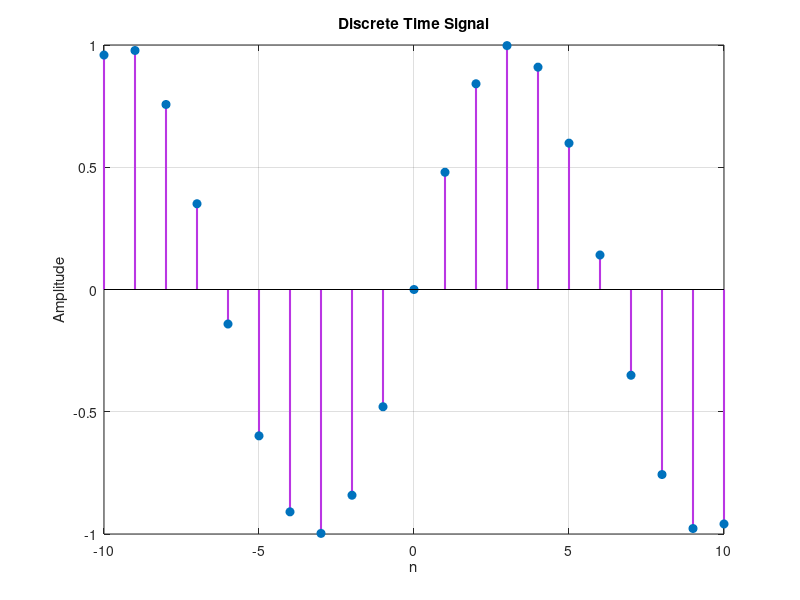

Recreate this plot in MATLAB.
clc; clear; close all;

n = -10:10;

x = sin(0.5*n);

figure(1);
stem(n,x, 'filled', 'LineWidth',1.5, 'Color',[0.73, 0.2117, 0.89]);
grid on;
title('Discrete Time Signal');
xlabel('n');
ylabel('Amplitude');
